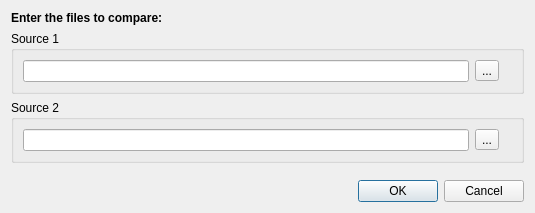
<?xml version="1.0" encoding="UTF-8"?>
<ui version="4.0">
 <class>UICompare</class>
 <widget class="QDialog" name="UICompare">
  <property name="geometry">
   <rect>
    <x>0</x>
    <y>0</y>
    <width>535</width>
    <height>213</height>
   </rect>
  </property>
  <property name="windowTitle">
   <string>Compare files</string>
  </property>
  <property name="windowIcon">
   <iconset resource="../ressources.qrc">
    <normaloff>:/images/diff.png</normaloff>:/images/diff.png</iconset>
  </property>
  <layout class="QVBoxLayout" name="verticalLayout">
   <item>
    <widget class="QLabel" name="label">
     <property name="font">
      <font>
       <weight>75</weight>
       <bold>true</bold>
      </font>
     </property>
     <property name="text">
      <string>Enter the files to compare:</string>
     </property>
     <property name="textFormat">
      <enum>Qt::AutoText</enum>
     </property>
     <property name="margin">
      <number>6</number>
     </property>
    </widget>
   </item>
   <item>
    <widget class="QGroupBox" name="src1GroupBox">
     <property name="title">
      <string>Source 1</string>
     </property>
     <property name="flat">
      <bool>false</bool>
     </property>
     <layout class="QHBoxLayout" name="horizontalLayout_2">
      <item>
       <layout class="QHBoxLayout" name="src1horizontalLayout">
        <item>
         <widget class="ClearLineEdit" name="src1LineEdit"/>
        </item>
        <item>
         <widget class="QToolButton" name="src1ToolButton">
          <property name="text">
           <string>...</string>
          </property>
         </widget>
        </item>
        <item>
         <widget class="QLabel" name="src1CheckLabel">
          <property name="maximumSize">
           <size>
            <width>24</width>
            <height>24</height>
           </size>
          </property>
          <property name="text">
           <string/>
          </property>
          <property name="pixmap">
           <pixmap resource="../ressources.qrc">:/images/stop.png</pixmap>
          </property>
          <property name="scaledContents">
           <bool>true</bool>
          </property>
         </widget>
        </item>
       </layout>
      </item>
     </layout>
    </widget>
   </item>
   <item>
    <widget class="QGroupBox" name="src2GroupBox">
     <property name="title">
      <string>Source 2</string>
     </property>
     <layout class="QHBoxLayout" name="horizontalLayout_4">
      <item>
       <layout class="QHBoxLayout" name="src2horizontalLayout">
        <item>
         <widget class="ClearLineEdit" name="src2LineEdit"/>
        </item>
        <item>
         <widget class="QToolButton" name="src2ToolButton">
          <property name="text">
           <string>...</string>
          </property>
         </widget>
        </item>
        <item>
         <widget class="QLabel" name="src2CheckLabel">
          <property name="maximumSize">
           <size>
            <width>24</width>
            <height>24</height>
           </size>
          </property>
          <property name="text">
           <string/>
          </property>
          <property name="pixmap">
           <pixmap resource="../ressources.qrc">:/images/tick.png</pixmap>
          </property>
          <property name="scaledContents">
           <bool>true</bool>
          </property>
         </widget>
        </item>
       </layout>
      </item>
     </layout>
    </widget>
   </item>
   <item>
    <spacer name="verticalSpacer">
     <property name="orientation">
      <enum>Qt::Vertical</enum>
     </property>
     <property name="sizeHint" stdset="0">
      <size>
       <width>20</width>
       <height>40</height>
      </size>
     </property>
    </spacer>
   </item>
   <item>
    <widget class="QDialogButtonBox" name="buttonBox">
     <property name="orientation">
      <enum>Qt::Horizontal</enum>
     </property>
     <property name="standardButtons">
      <set>QDialogButtonBox::Cancel|QDialogButtonBox::Ok</set>
     </property>
    </widget>
   </item>
  </layout>
 </widget>
 <customwidgets>
  <customwidget>
   <class>ClearLineEdit</class>
   <extends>QLineEdit</extends>
   <header location="global">ClearLineEdit.h</header>
  </customwidget>
 </customwidgets>
 <resources>
  <include location="../ressources.qrc"/>
 </resources>
 <connections>
  <connection>
   <sender>buttonBox</sender>
   <signal>accepted()</signal>
   <receiver>UICompare</receiver>
   <slot>accept()</slot>
   <hints>
    <hint type="sourcelabel">
     <x>248</x>
     <y>254</y>
    </hint>
    <hint type="destinationlabel">
     <x>157</x>
     <y>274</y>
    </hint>
   </hints>
  </connection>
  <connection>
   <sender>buttonBox</sender>
   <signal>rejected()</signal>
   <receiver>UICompare</receiver>
   <slot>reject()</slot>
   <hints>
    <hint type="sourcelabel">
     <x>316</x>
     <y>260</y>
    </hint>
    <hint type="destinationlabel">
     <x>286</x>
     <y>274</y>
    </hint>
   </hints>
  </connection>
 </connections>
</ui>
